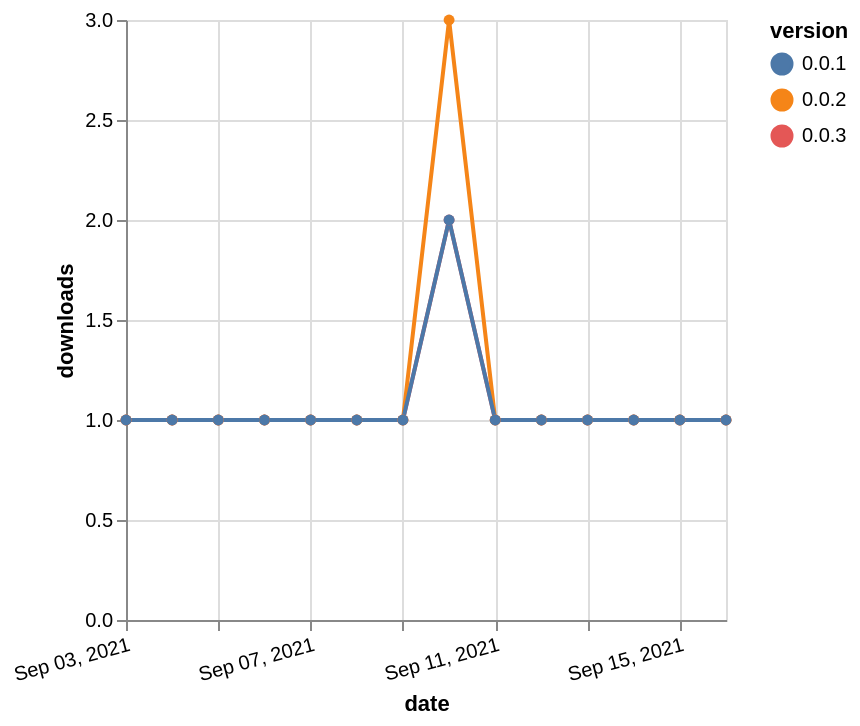

This figure's Vega-Lite source:
### Vega-Lite specification from a JSON file in a GitHub repository (floating-point values rounded to 4 significant figures)
{"$schema": "https://vega.github.io/schema/vega-lite/v5.json", "description": "A simple bar chart with embedded data.", "data": {"values": [{"date": "2021-09-03", "total": 227, "delta": 1, "version": "0.0.3"}, {"date": "2021-09-04", "total": 228, "delta": 1, "version": "0.0.3"}, {"date": "2021-09-05", "total": 229, "delta": 1, "version": "0.0.3"}, {"date": "2021-09-06", "total": 230, "delta": 1, "version": "0.0.3"}, {"date": "2021-09-07", "total": 231, "delta": 1, "version": "0.0.3"}, {"date": "2021-09-08", "total": 232, "delta": 1, "version": "0.0.3"}, {"date": "2021-09-09", "total": 233, "delta": 1, "version": "0.0.3"}, {"date": "2021-09-10", "total": 235, "delta": 2, "version": "0.0.3"}, {"date": "2021-09-11", "total": 236, "delta": 1, "version": "0.0.3"}, {"date": "2021-09-12", "total": 237, "delta": 1, "version": "0.0.3"}, {"date": "2021-09-13", "total": 238, "delta": 1, "version": "0.0.3"}, {"date": "2021-09-14", "total": 239, "delta": 1, "version": "0.0.3"}, {"date": "2021-09-15", "total": 240, "delta": 1, "version": "0.0.3"}, {"date": "2021-09-16", "total": 241, "delta": 1, "version": "0.0.3"}, {"date": "2021-09-03", "total": 360, "delta": 1, "version": "0.0.2"}, {"date": "2021-09-04", "total": 361, "delta": 1, "version": "0.0.2"}, {"date": "2021-09-05", "total": 362, "delta": 1, "version": "0.0.2"}, {"date": "2021-09-06", "total": 363, "delta": 1, "version": "0.0.2"}, {"date": "2021-09-07", "total": 364, "delta": 1, "version": "0.0.2"}, {"date": "2021-09-08", "total": 365, "delta": 1, "version": "0.0.2"}, {"date": "2021-09-09", "total": 366, "delta": 1, "version": "0.0.2"}, {"date": "2021-09-10", "total": 369, "delta": 3, "version": "0.0.2"}, {"date": "2021-09-11", "total": 370, "delta": 1, "version": "0.0.2"}, {"date": "2021-09-12", "total": 371, "delta": 1, "version": "0.0.2"}, {"date": "2021-09-13", "total": 372, "delta": 1, "version": "0.0.2"}, {"date": "2021-09-14", "total": 373, "delta": 1, "version": "0.0.2"}, {"date": "2021-09-15", "total": 374, "delta": 1, "version": "0.0.2"}, {"date": "2021-09-16", "total": 375, "delta": 1, "version": "0.0.2"}, {"date": "2021-09-03", "total": 379, "delta": 1, "version": "0.0.1"}, {"date": "2021-09-04", "total": 380, "delta": 1, "version": "0.0.1"}, {"date": "2021-09-05", "total": 381, "delta": 1, "version": "0.0.1"}, {"date": "2021-09-06", "total": 382, "delta": 1, "version": "0.0.1"}, {"date": "2021-09-07", "total": 383, "delta": 1, "version": "0.0.1"}, {"date": "2021-09-08", "total": 384, "delta": 1, "version": "0.0.1"}, {"date": "2021-09-09", "total": 385, "delta": 1, "version": "0.0.1"}, {"date": "2021-09-10", "total": 387, "delta": 2, "version": "0.0.1"}, {"date": "2021-09-11", "total": 388, "delta": 1, "version": "0.0.1"}, {"date": "2021-09-12", "total": 389, "delta": 1, "version": "0.0.1"}, {"date": "2021-09-13", "total": 390, "delta": 1, "version": "0.0.1"}, {"date": "2021-09-14", "total": 391, "delta": 1, "version": "0.0.1"}, {"date": "2021-09-15", "total": 392, "delta": 1, "version": "0.0.1"}, {"date": "2021-09-16", "total": 393, "delta": 1, "version": "0.0.1"}]}, "width": "container", "mark": {"type": "line", "point": {"filled": true}}, "encoding": {"x": {"field": "date", "type": "temporal", "timeUnit": "yearmonthdate", "title": "date", "axis": {"labelAngle": -15}}, "y": {"field": "delta", "type": "quantitative", "title": "downloads"}, "color": {"field": "version", "type": "nominal"}, "tooltip": {"field": "delta"}}}
